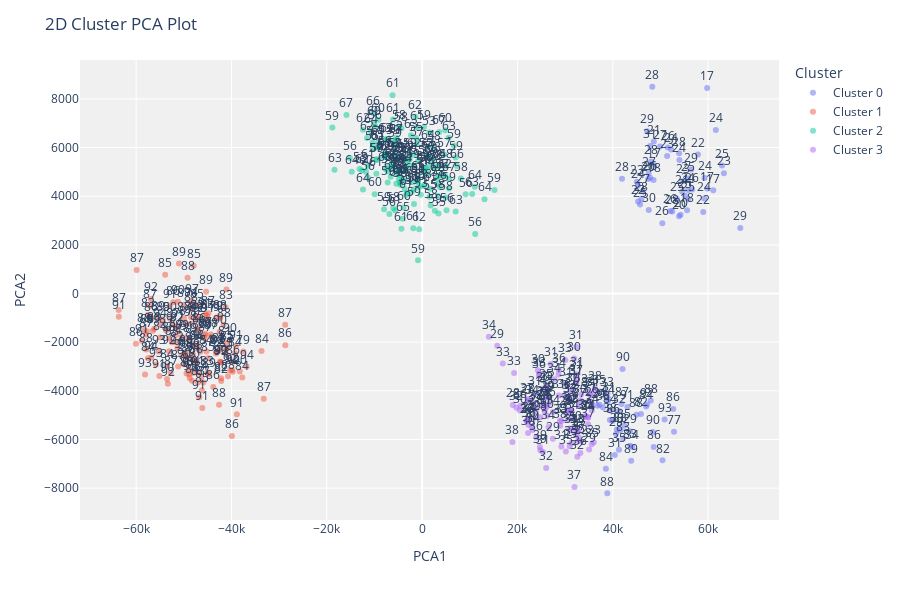

The code cell stored with this chart in its notebook:
### Code cell
plot_model(hierarchical, plot='cluster', label=True)
